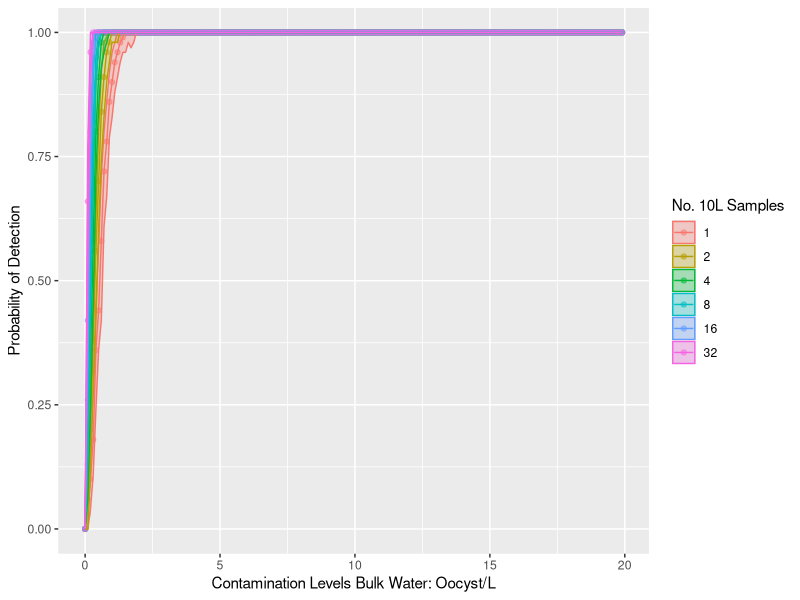
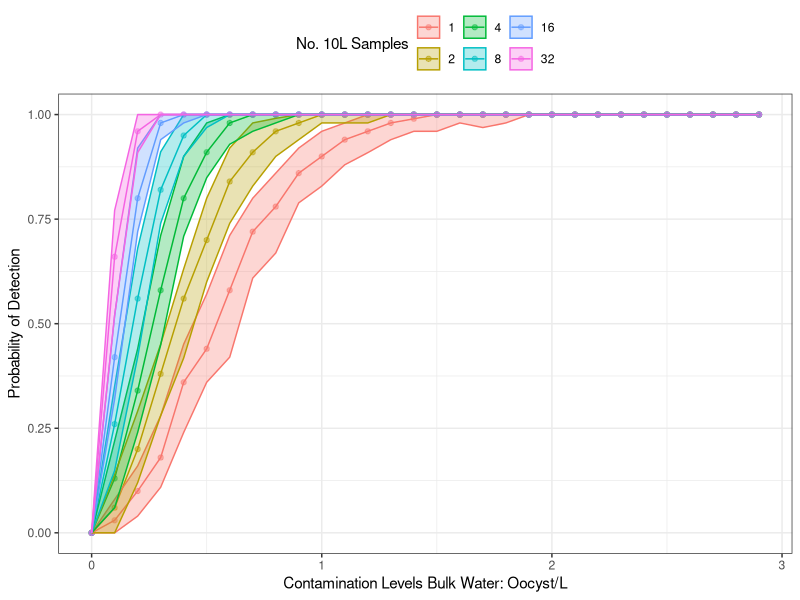
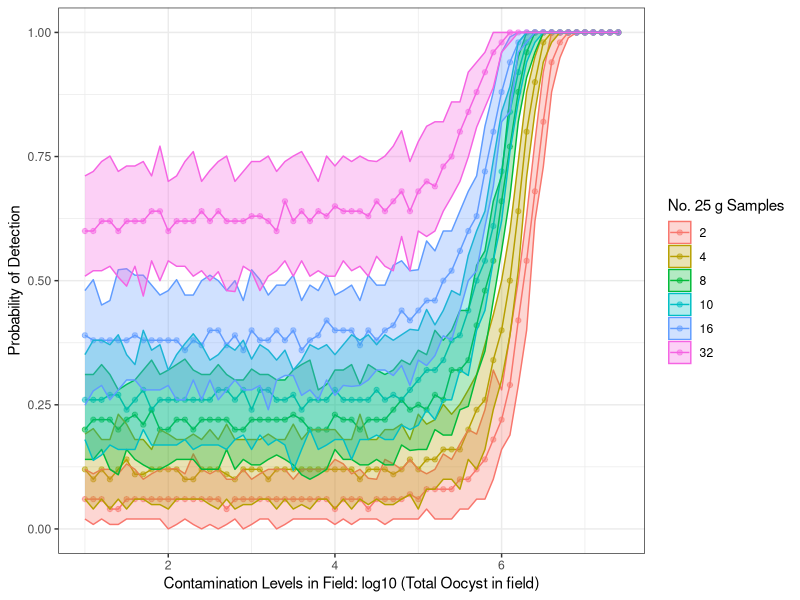
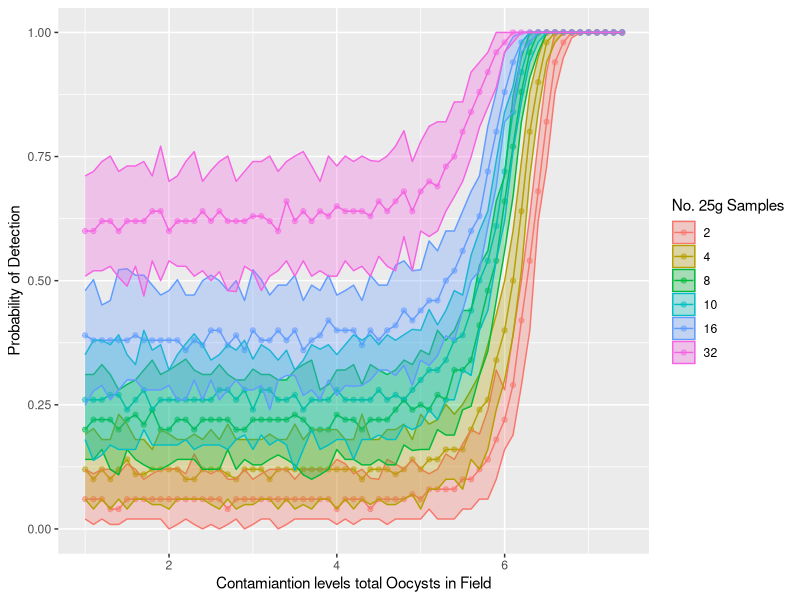
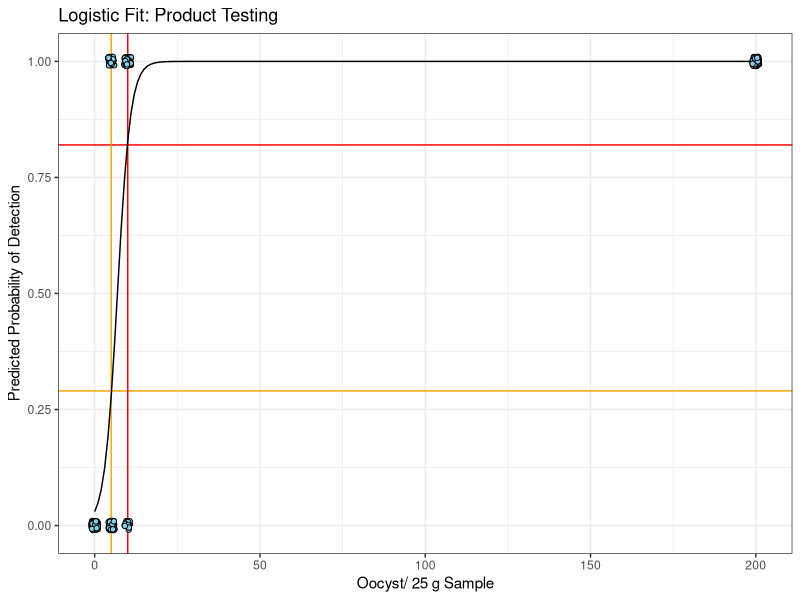
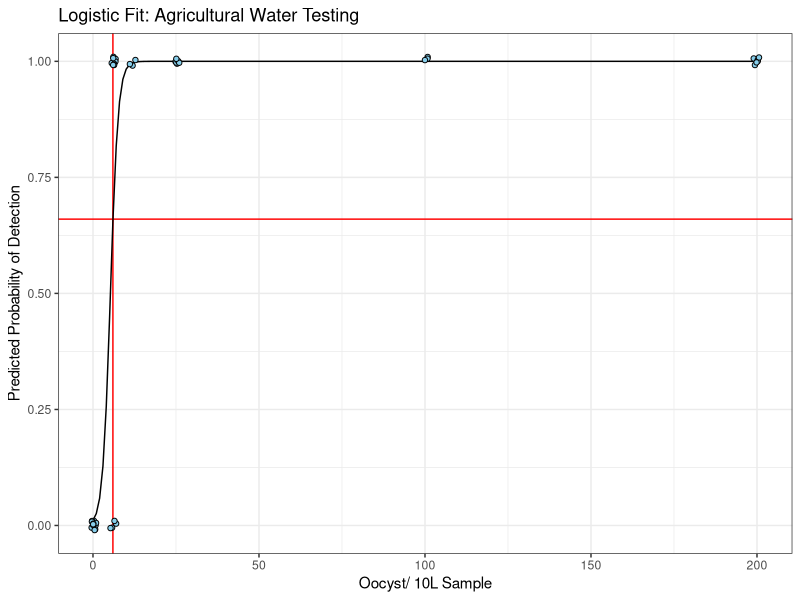
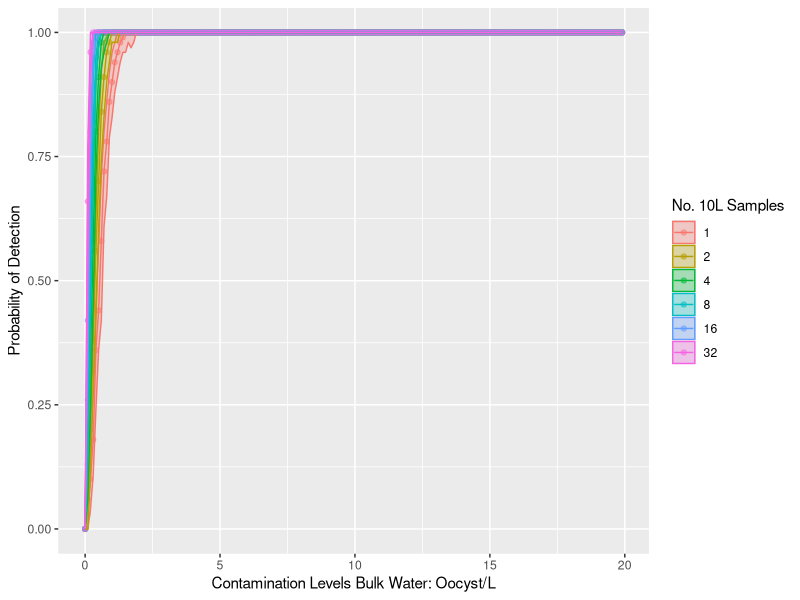
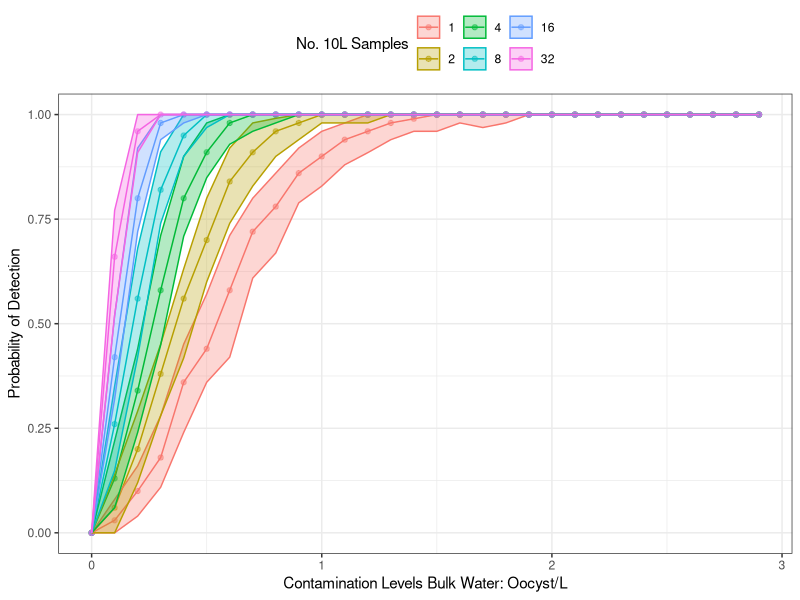

R code for these plots, in order:
## ---- chunk 1
library(tidyverse)
## ---- chunk 2
Unc_Conts<-read_csv("Data_Cilantro_Outputs/Water_Testing_Analysis_R2.csv")
## ---- chunk 3
Unc_Conts<-Unc_Conts %>% 
  select(-...1) %>% 
  mutate(N10Lsamples= as.factor(N10Lsamples)) %>% 
  group_by(N10Lsamples, Conts) %>% 
  summarise(median = median(PDetect), q05 = quantile(PDetect, 0.05), q95 = quantile(PDetect, 0.95)) 

Unc_Conts %>% 
  ggplot(aes(x = Conts, y = median, color =N10Lsamples,ymin=q05, ymax=q95, fill = N10Lsamples))+
  geom_point(alpha = 0.5)+
  geom_line()+
  geom_ribbon(alpha= 0.3)+
  labs(x = "Contamination Levels Bulk Water: Oocyst/L", y = "Probability of Detection", fill = "No. 10L Samples", color= "No. 10L Samples")

ggsave("Contamination vs Method.jpeg", width = 15, height = 10, units = "cm", dpi = 600)

## ---- chunk 4


Unc_Conts %>% 
  filter(Conts <3) %>% 
  ggplot(aes(x = Conts, y = median, color =N10Lsamples,ymin=q05, ymax=q95, fill = N10Lsamples))+
  geom_point(alpha = 0.5)+
  geom_line()+
  geom_ribbon(alpha= 0.3)+
  labs(x = "Contamination Levels Bulk Water: Oocyst/L", y = "Probability of Detection", fill = "No. 10L Samples", color= "No. 10L Samples")+
  theme_bw()+
  theme(legend.position="top")


ggsave("Contamination vs Method.jpeg", width = 15, height = 10, units = "cm", dpi = 600)
## ---- chunk 5
log10(10000000/(20000*454))
## ---- chunk 6
Unc_Conts<-read_csv("Data_Cilantro_Outputs/Product_Testing_Analysis.csv")
Unc_Conts$Conts<- log10(Unc_Conts$Conts)
## ---- chunk 7
Unc_Conts<-Unc_Conts %>% 
  select(-...1) %>% 
  mutate(N25gsamples= as.factor(N25gsamples)) %>% 
  group_by(N25gsamples, Conts) %>% 
  summarise(median = median(PDetect), q05 = quantile(PDetect, 0.05), q95 = quantile(PDetect, 0.95)) 

Unc_Conts %>% 
  ggplot(aes(x = Conts, y = median, color =N25gsamples,ymin=q05, ymax=q95, fill = N25gsamples))+
  geom_point(alpha = 0.5)+
  geom_line()+
  geom_ribbon(alpha= 0.3)+
  theme_bw()+
  labs(x = "Contamination Levels in Field: log10 (Total Oocyst in field)", y = "Probability of Detection", fill = "No. 25 g Samples", color= "No. 25 g Samples")

ggsave("Contamination vs Field Contam.jpeg", width = 15, height = 10, units = "cm", dpi = 600)

## ---- chunk 8
Unc_Conts %>% 
  filter(Conts<5.0e+06) %>% 
  ggplot(aes(x = Conts, y = median, color =N25gsamples,ymin=q05, ymax=q95, fill = N25gsamples))+
  geom_point(alpha = 0.5)+
  geom_line()+
  geom_ribbon(alpha= 0.3)+
  labs(x = "Contamiantion levels total Oocysts in Field", y = "Probability of Detection", fill = "No. 25g Samples", color= "No. 25g Samples")
## ---- chunk 9
#product Testing
PT_Qpcr_Results<-read_csv("Data_Cilantro_Outputs/qPCR_Fit_Product_Testing.csv")
PT_Qpcr_Probs<-read_csv("Data_Cilantro_Outputs/qPCR_Fit_Product_Testing_Probs.csv")

ggplot()+
  geom_hline(aes(yintercept = .29),color = "orange")+
  geom_hline(aes(yintercept = .82),color = "red")+  
  geom_vline(aes(xintercept = 5),color = "orange")+
  geom_vline(aes(xintercept = 10),color = "red")+
  geom_line(aes(x = Cont, y = `Prob Detect`), data = PT_Qpcr_Probs)+
  geom_point(aes(x = Cont, y = Results), data = PT_Qpcr_Results,position = position_jitter(height = 0.01, width = 1),shape= 21, fill = "skyblue")+
  labs(x= "Oocyst/ 25 g Sample", y = "Predicted Probability of Detection", title = "Logistic Fit: Product Testing")+
  theme_bw()

  ggsave(filename="Product Testing Fit.png",width = 15, height = 10, units = "cm", dpi = 600)
  
  
#Water Testing
PT_Qpcr_Results<-read_csv("Data_Cilantro_Outputs/qPCR_Fit_Water_Testing.csv")
PT_Qpcr_Probs<-read_csv("Data_Cilantro_Outputs/qPCR_Fit_Water_Testing_Probs.csv")

ggplot()+
  #geom_hline(aes(yintercept = .29),color = "orange")+
  geom_hline(aes(yintercept = .66),color = "red")+  
  #geom_vline(aes(xintercept = 5),color = "orange")+
  geom_vline(aes(xintercept = 6),color = "red")+
  geom_line(aes(x = Cont, y = `Prob Detect`), data = PT_Qpcr_Probs)+
  geom_point(aes(x = Cont, y = Results), data = PT_Qpcr_Results,position = position_jitter(height = 0.01, width = 1),shape= 21, fill = "skyblue")+
  labs(x= "Oocyst/ 10L Sample", y = "Predicted Probability of Detection", title = "Logistic Fit: Agricultural Water Testing")+
  theme_bw()

  ggsave(filename="Water Testing Fit.png",width = 15, height = 10, units = "cm", dpi = 600)
  

